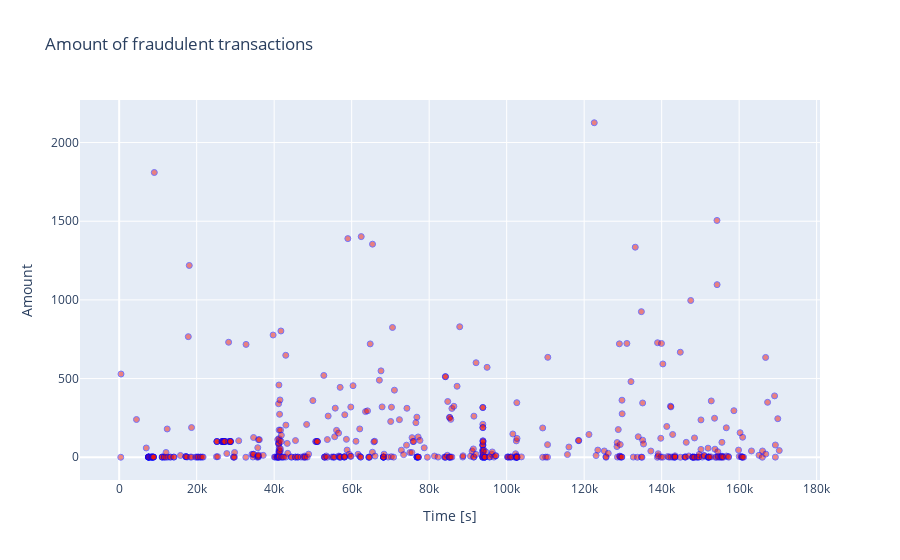

Source (notebook cell):
### Code cell
fraud = data_df.loc[data_df['Class'] == 1]

trace = go.Scatter(
    x = fraud['Time'],y = fraud['Amount'],
    name="Amount",
     marker=dict(
                color='rgb(238,23,11)',
                line=dict(
                    color='blue',
                    width=1),
                opacity=0.5,
            ),
    text= fraud['Amount'],
    mode = "markers"
)
data = [trace]
layout = dict(title = 'Amount of fraudulent transactions',
          xaxis = dict(title = 'Time [s]', showticklabels=True), 
          yaxis = dict(title = 'Amount'),
          hovermode='closest'
         )
fig = dict(data=data, layout=layout)
iplot(fig, filename='fraud-amount')

### Figure 1 — Plotly figure (JSON) as saved in the notebook; plotly's stock layout.template omitted (floating-point values rounded to 4 significant figures; data arrays with more than 128 entries replaced by an {"elided": "..."} marker saying what was removed)
{"data": [{"marker": {"color": "rgb(238,23,11)", "line": {"color": "blue", "width": 1}, "opacity": 0.5}, "mode": "markers", "name": "Amount", "text": {"elided": "492 float values"}, "type": "scatter", "x": {"elided": "492 int values"}, "y": {"elided": "492 float values"}}], "layout": {"autosize": true, "hovermode": "closest", "title": {"text": "Amount of fraudulent transactions"}, "xaxis": {"autorange": true, "range": [-9877.0, 180600.0], "showticklabels": true, "title": {"text": "Time [s]"}, "type": "linear"}, "yaxis": {"autorange": true, "range": [-175.4, 2301.0], "title": {"text": "Amount"}, "type": "linear"}}}
